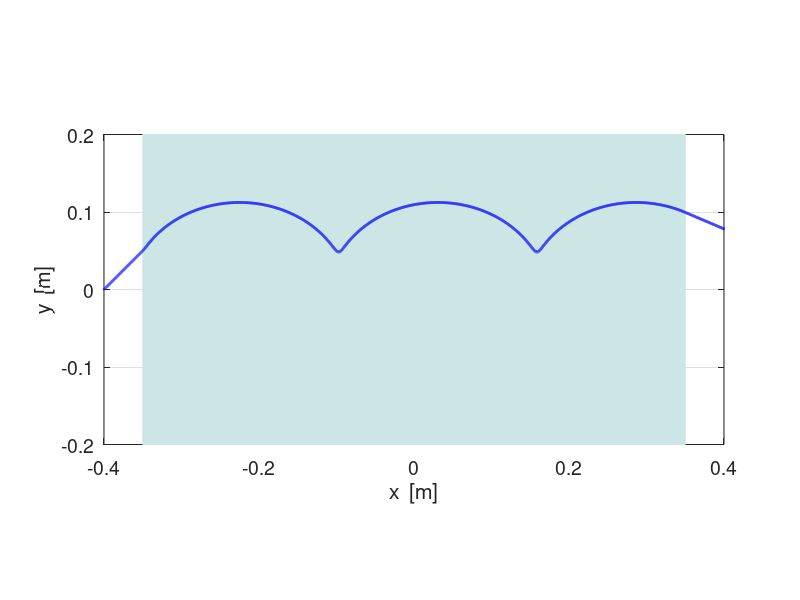
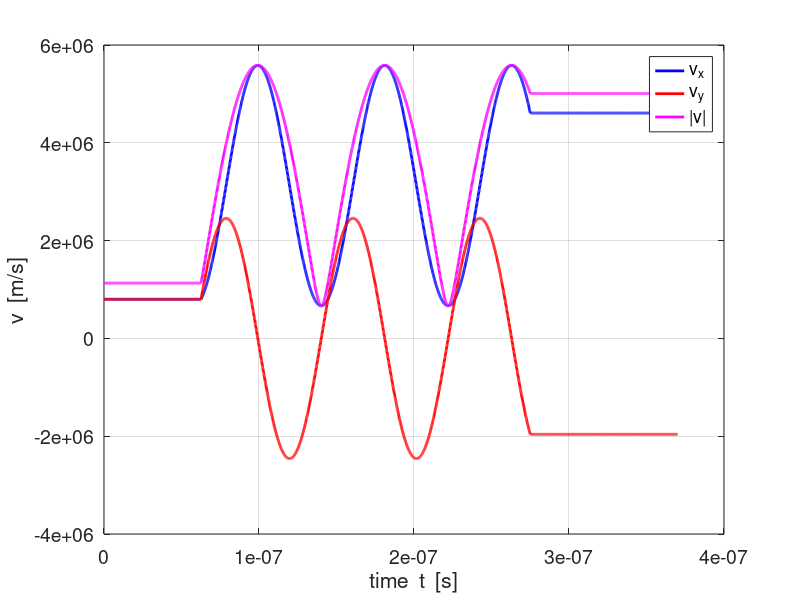
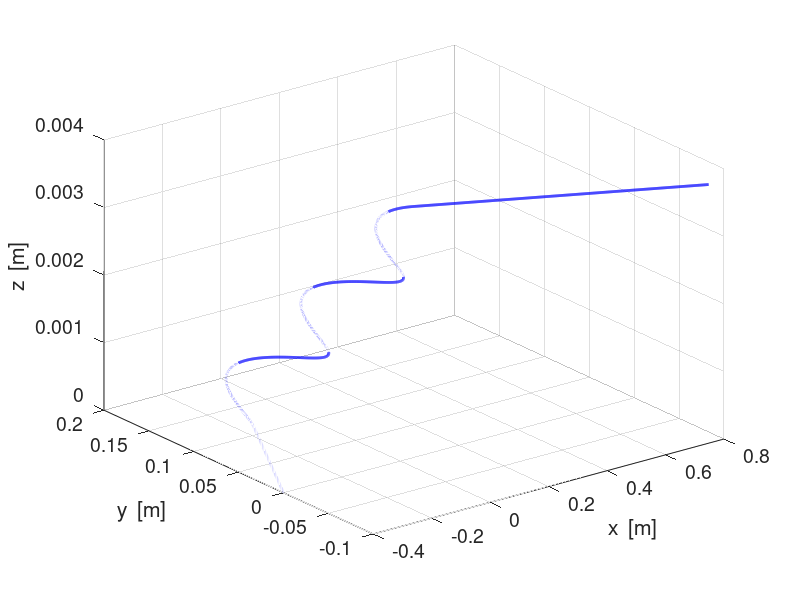
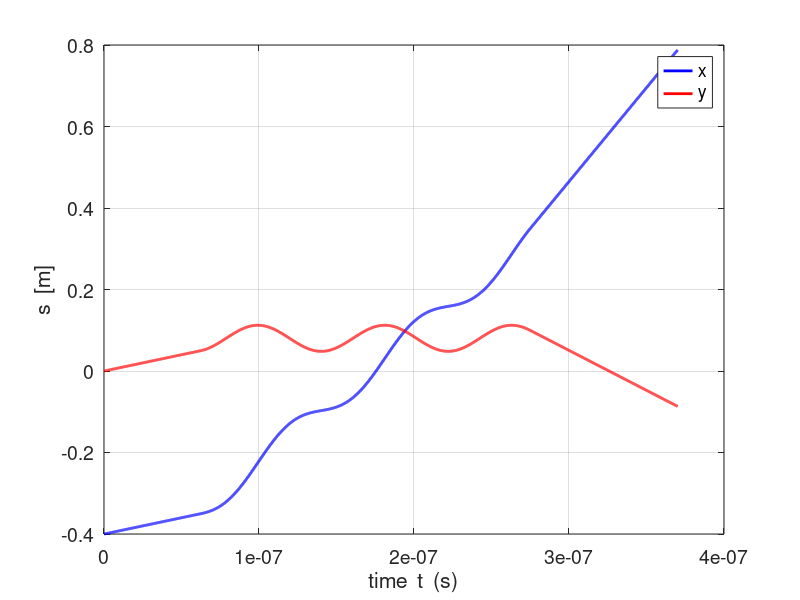

Source code (MATLAB) for these figures, in order:
% em_vBE_01.m
% 15 11 08
% Motion of a charged partilce in uniform cross B and E fields
% S.I. units used unless otherwise stated
% Default value and unit are given in ()
% Ian Cooper   School of Physics   University of Sydney
% ian.cooper@sydney.edu.au
% http://www.physics.usyd.edu.au/teach_res/mp/mphome.htm

clear all
close all
clc

% =========================================================================
% INPUT PARAMETERS 
% =========================================================================

% number of time steps
   N = 2840;

% Dimensions of volume element and field region
   xMax = 0.4;   xMin = -xMax;
   yMax = xMax; yMax = 0.2;   yMin = -yMax;
   zMax = xMax;   zMin = -zMax;
   
   
   xFMax = 0.35;    xFMin = -xFMax;
   yFMax = xFMax;   yFMin = -yFMax;
   zFMax = xFMax;   zFMin = -zMax;   
   
% Particle  e = 1.602e-19   proton m = 1.67e-27
   q = 1.602e-19;     
   m = 1.67e-27;      

% Fields
   B = 0.8;
   E = 25e5;

% Initial velocites and displacements
   ux = 8e5;   uy = 8e5;   uz = 1e4;
   x0 = -0.4;   y0 = 0;   z0 = 0;

   
% =========================================================================
% Setup
% =========================================================================

% time step
   if B == 0; h = 1e-9;
   else
     h = abs(0.01 * m / (q * B));
   end
   %h = 1e-10;
   
% constants
   k1 = q * B * h / (2 * m);   k2 = q * E *h^2 / m;   k3 = 1/(1+k1^2);
% Initialize arrays
   t = [1:N] .* h;
   x  = zeros(N,1);    y  = zeros(N,1);    z  = uz .* t';
   vx = zeros(N,1);   vy = zeros(N,1);   vz = uz .* ones(N,1);
   v = zeros(N,1);
   ax = zeros(N,1);   ay = zeros(N,1);   az = zeros(N,1);
   
% Time step 1: n = 1   
  x(1)  = x0;    y(1)  = y0;
  vx(1) = ux;   vy(1) = uy;
  ax(1) = q * B * uy / m;   ay(1) = (q/m) * (E- ux * B);

% Time step 2: n = 2
x(2) = x(1) + vx(1)*h;   y(2) = y(1) + vy(1)*h;

% =========================================================================
% TIME LOOPS
% =========================================================================

% Displacement
   for n = 2 : N-1
      if abs(x(n)) < xFMax && abs(y(n)) < yFMax
         x(n+1) = k3 * (2*x(n) + (k1^2-1)*x(n-1) + ...
               2*k1*(y(n) - y(n-1)) + k1*k2);
         y(n+1) = 2*y(n) - y(n-1) - k1*x(n+1) + k1*x(n-1) + k2;  
      else
      x(n+1) = 1 * (2*x(n) + (0-1)*x(n-1) + ...
               2*0*(y(n) - y(n-1)) + 0);
         y(n+1) = 2*y(n) - y(n-1) - 0*x(n+1) + 0*x(n-1) + 0;   
      end
   end
 % Velocity  -------------------------------------------------------------
 for n = 2 : N-1
     vx(n) = (x(n+1) - x(n-1))/(2*h);
     vy(n) = (y(n+1) - y(n-1))/(2*h);
 end
     vx(N) = (x(N)-x(N-1))/h; vy(N) = (y(N)-y(N-1))/h;  
     v = sqrt(vx.^2 + vy.^2 + vz.^2);
     
 % Acceleration
 for n = 1 : N
  if abs(x(n)) < xFMax && abs(y(n)) < yFMax
      ax(n) = (q*B/m) .* vy(n);   ay(n) = (q/m) .* (E - vx(n) .* B);
  else
      ax(n) = 0;   ay(n) = 0;    
  end
 end
  
 
% =========================================================================
% Graphics
% =========================================================================
  
figure(1) % --------------------------------------------------------------
   %set(gcf,'PaperType','A4');
   hold on
   fs = 14;
   set(gcf,'units','normalized','position',[0.05,0.6,0.3,0.3]); 
  
    h_rect = rectangle('Position',[xFMin, yFMin 2*xFMax 2*yFMax]);
    col = [0.8 0.9 0.9];
    set(h_rect,'FaceColor',col,'EdgeColor',col);
    
   xP = x; yP = y;
   plot(xP,yP,'b','LineWidth',2)

   grid on
   box on
   axis equal

   xlabel('x  [m]');
   ylabel('y  [m]');
   axis([xMin xMax yMin yMax]);
   set(gca,'fontsize',fs);
   
  
figure (2) % -------------------------------------------------------------
   set(gcf,'units','normalized','position',[0.36,0.6,0.3,0.3]); 
   xP = t; yP = vx;
   plot(xP,yP,'b','LineWidth',2)
   hold on
   xP = t; yP = vy;
   plot(xP,yP,'r','LineWidth',2)
   yP = v;
   plot(xP,yP,'m','LineWidth',2)
   xlabel('time  t  [s]');
   ylabel('v  [m/s]');
   legend('v_x','v_y', '|v|');
   grid on
   set(gca,'fontsize',14);
   
figure (3) % -------------------------------------------------------------
   set(gcf,'units','normalized','position',[0.670,0.6,0.3,0.3]); 
   plot3(x,y,z,'b','LineWidth',2);
   xlabel('x  [m]'); ylabel('y  [m]'); zlabel('z  [m]');
   grid on
   set(gca,'fontsize',14);

figure (4) % -------------------------------------------------------------
   set(gcf,'units','normalized','position',[0.05,0.1,0.3,0.3]); 
   xP = t; yP = x;
   plot(xP,yP,'b','LineWidth',2)
   hold on
   xP = t; yP = y;
   plot(xP,yP,'r','LineWidth',2)
   xlabel('time  t  (s)');
   ylabel('s  [m]');
   legend('x','y');
   grid on
   set(gca,'fontsize',14);   

figure (5) % -------------------------------------------------------------
   set(gcf,'units','normalized','position',[0.36,0.1,0.3,0.3]); 
   xP = t; yP = ax;
   plot(xP,yP,'b','LineWidth',2)
   hold on
   xP = t; yP = ay;
   plot(xP,yP,'r','LineWidth',2)
   xlabel('time  t  [s]');
   ylabel('a  [m/s^2]');
   legend('a_x','a_y');
   grid on
   set(gca,'fontsize',14);      
  
 figure (6) % -------------------------------------------------------------
   set(gcf,'units','normalized','position',[0.67,0.1,0.3,0.4]); 
   xP = 0; yP = 0;
   plot(xP,yP,'b','LineWidth',2) 
   axis([0 100 0 100]);
   fs = 12;
     px1 = 10; py1 = 98; dpx = 5; dpy = 7; px2 = 50;

% Number of elements  N
   tx1 = 'Number of time steps  N = ';
   tx2 = num2str(N,'%4.0f\n');
   tx3 = '  ';
   tx = [tx1 tx2 tx3];
   h_text = text(px1,py1,tx); set(h_text,'fontsize',fs);

% charge q
   py1 = py1 - dpy;
   tx1 = 'Charge  [C]  q = ';
   tx2 = num2str(q,'%2.3e\n');
   tx3 = '  ';
   tx = [tx1 tx2 tx3];
   h_text = text(px1,py1,tx); set(h_text,'fontsize',fs);

   % charge m
   py1 = py1 - dpy;
   tx1 = 'Mass  [kg]  m = ';
   tx2 = num2str(m,'%2.3e\n');
   tx3 = '  ';
   tx = [tx1 tx2 tx3];
   h_text = text(px1,py1,tx); set(h_text,'fontsize',fs);
   
% magnetic field B
   py1 = py1 - dpy;
   tx1 = 'Magnetic field [T]  B = ';
   tx2 = num2str(B,'%2.2f\n');
   tx3 = '  ';
   tx = [tx1 tx2 tx3];
   h_text = text(px1,py1,tx); set(h_text,'fontsize',fs);
   
% electric field E
   py1 = py1 - dpy;
   tx1 = 'Electric field [V/m]  E = ';
   tx2 = num2str(E,'%2.2e\n');
   tx3 = '  ';
   tx = [tx1 tx2 tx3];
   h_text = text(px1,py1,tx); set(h_text,'fontsize',fs);
   axis off
   
% initial positions x y z
   py1 = py1 - 1*dpy;
   tx1 = 'Initial values (t = 0 s) for displacement [m]';
   tx2 = ' ';
   tx3 = '  ';
   tx = [tx1 tx2 tx3];
   h_text = text(px1,py1,tx); set(h_text,'fontsize',fs);  
   
   py1 = py1 - 1*dpy;
   tx1 = '   x_0 = ';
   tx2 = num2str(x(1),'%2.2f\n');
   tx3 = '  ';
   tx = [tx1 tx2 tx3];
   h_text = text(px1,py1,tx); set(h_text,'fontsize',fs);   
   
   py1 = py1 - dpy;
   tx1 = '   y_0 = ';
   tx2 = num2str(y(1),'%2.2f\n');
   tx3 = '  ';
   tx = [tx1 tx2 tx3];
   h_text = text(px1,py1,tx); set(h_text,'fontsize',fs); 
   
   py1 = py1 - dpy;
   tx1 = '   z_0 = ';
   tx2 = num2str(z(1),'%2.2f\n');
   tx3 = '  ';
   tx = [tx1 tx2 tx3];
   h_text = text(px1,py1,tx); set(h_text,'fontsize',fs); 
   
% initial velocities vx vy vz
   py1 = py1 - dpy;
   tx1 = 'Initial values (t = 0 s) for velocity [m/s]';
   tx2 = ' ';
   tx3 = '  ';
   tx = [tx1 tx2 tx3];
   h_text = text(px1,py1,tx); set(h_text,'fontsize',fs);  

   py1 = py1 - dpy;
   tx1 = '   u_x = ';
   tx2 = num2str(vx(1),'%2.2e\n');
   tx3 = '  ';
   tx = [tx1 tx2 tx3];
   h_text = text(px1,py1,tx); set(h_text,'fontsize',fs);   
   
   py1 = py1 - dpy;
   tx1 = '   u_y = ';
   tx2 = num2str(vy(1),'%2.2e\n');
   tx3 = '  ';
   tx = [tx1 tx2 tx3];
   h_text = text(px1,py1,tx); set(h_text,'fontsize',fs); 
   
   py1 = py1 - dpy;
   tx1 = '   u_z = ';
   tx2 = num2str(uz(1),'%2.2e\n');
   tx3 = '  ';
   tx = [tx1 tx2 tx3];
   h_text = text(px1,py1,tx); set(h_text,'fontsize',fs);
   
 % time step h
   py1 = py1 - 2*dpy;
   tx1 = 'Time step [s]  h = ';
   tx2 = num2str(h,'%2.2e\n');
   tx3 = '  ';
   tx = [tx1 tx2 tx3];
   h_text = text(px1,py1,tx); set(h_text,'fontsize',fs);
   
   axis off
   
